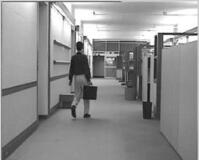
#> input picture 222.jpg, 199 x 160 px
$ python '识别人.py'
#> lines starting #> are read from the running program, lines starting #| are printed output that depends on the picture; after the words box and inside, x2 and y2 are one past the last pixel; in counts of white or black regions, pixels touching at a corner belong together
import cv2
def is_inside(o, i):
    ox, oy, ow, oh = o
    ix, iy, iw, ih = i
    # 如果符合条件，返回True，否则返回False
    return ox > ix and oy > iy and ox + ow < ix + iw and oy + oh < iy + ih

# 根据坐标画出人物所在的位置
def draw_person(img, person):
  x, y, w, h = person
  cv2.rectangle(img, (x, y), (x + w, y + h), (0, 0, 255), 2)

# 定义HOG特征+SVM分类器
img = cv2.imread("222.jpg")
#> img is the input picture: shape (160, 199, 3); min 12, max 255, mean 142.4
hog = cv2.HOGDescriptor()
hog.setSVMDetector(cv2.HOGDescriptor_getDefaultPeopleDetector())
found, w = hog.detectMultiScale(img, winStride=(8, 8), scale=1.05)
#> found = [[48, 14, 66, 132]]; w = [1.08]

# 判断坐标位置是否有重叠
found_filtered = []
for ri, r in enumerate(found):
    for qi, q in enumerate(found):
        a = is_inside(r, q)
        if ri != qi and a:
            break
    else:
        found_filtered.append(r)
#> this loop made 1 pass
#> ri on pass 1: 0
#> after the loop, found_filtered = [[48, 14, 66, 132]]
# 勾画筛选后的坐标位置
for person in found_filtered:
    draw_person(img, person)
#> this loop made 1 pass
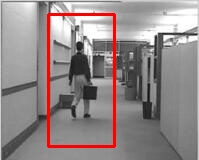
#> img: shape (160, 199, 3); 3.72% of pixels changed, all inside (x1, y1, x2, y2) = (47, 13, 116, 148)
# 显示图像
cv2.imshow("people detection", img)
cv2.waitKey(0)
cv2.destroyAllWindows()
